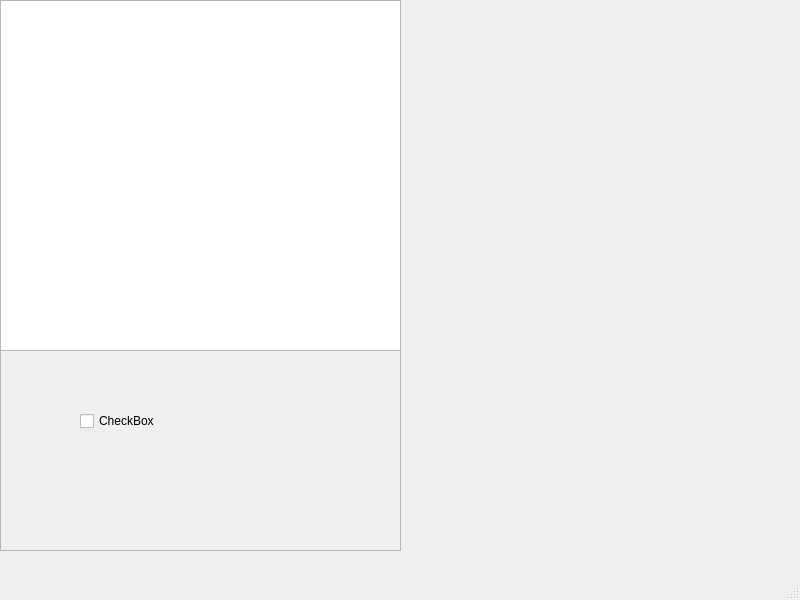
<?xml version="1.0" encoding="UTF-8"?>
<ui version="4.0">
 <class>MainWindow</class>
 <widget class="QMainWindow" name="MainWindow">
  <property name="geometry">
   <rect>
    <x>0</x>
    <y>0</y>
    <width>800</width>
    <height>600</height>
   </rect>
  </property>
  <property name="windowTitle">
   <string>MainWindow</string>
  </property>
  <widget class="QWidget" name="centralwidget">
   <widget class="QFrame" name="frame">
    <property name="geometry">
     <rect>
      <x>0</x>
      <y>0</y>
      <width>401</width>
      <height>551</height>
     </rect>
    </property>
    <property name="frameShape">
     <enum>QFrame::StyledPanel</enum>
    </property>
    <property name="frameShadow">
     <enum>QFrame::Raised</enum>
    </property>
    <widget class="QListView" name="listView">
     <property name="geometry">
      <rect>
       <x>0</x>
       <y>0</y>
       <width>401</width>
       <height>351</height>
      </rect>
     </property>
    </widget>
    <widget class="QCheckBox" name="checkBox">
     <property name="geometry">
      <rect>
       <x>80</x>
       <y>410</y>
       <width>92</width>
       <height>22</height>
      </rect>
     </property>
     <property name="text">
      <string>CheckBox</string>
     </property>
    </widget>
   </widget>
  </widget>
  <widget class="QMenuBar" name="menubar">
   <property name="geometry">
    <rect>
     <x>0</x>
     <y>0</y>
     <width>800</width>
     <height>25</height>
    </rect>
   </property>
  </widget>
  <widget class="QStatusBar" name="statusbar"/>
 </widget>
 <resources/>
 <connections/>
</ui>
